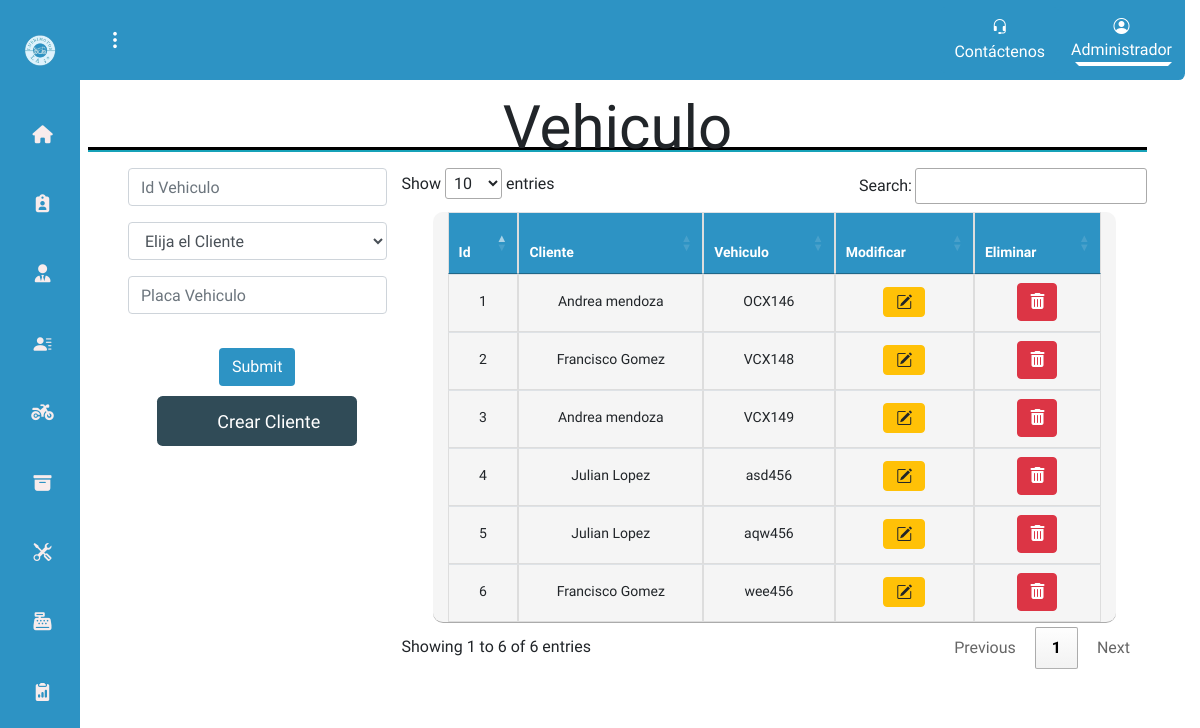
The app's page /?c=Vehiculo (signed in) with its own data.
### tables this page shows
CREATE TABLE IF NOT EXISTS VEHICULOS (
  id_vehiculo INT NOT NULL AUTO_INCREMENT,
  id_cliente INT NOT NULL,
  placa_vehiculo VARCHAR(6) NOT NULL,
  PRIMARY KEY (id_vehiculo),
  UNIQUE INDEX id_vehiculo_UNIQUE (id_vehiculo ASC),
  INDEX ind_vehiculos_clientes (id_cliente ASC),
  UNIQUE INDEX placa_vehiculo_UNIQUE (placa_vehiculo ASC),
  CONSTRAINT fk_vehiculo_cliente
    FOREIGN KEY (id_cliente)
    REFERENCES CLIENTES (id_cliente)
    ON DELETE CASCADE
    ON UPDATE CASCADE);

CREATE TABLE IF NOT EXISTS CLIENTES (
  id_cliente INT NOT NULL AUTO_INCREMENT,
  identificacion_cliente VARCHAR(10) NOT NULL,
  nombre_cliente VARCHAR(45) NULL,
  apellido_cliente VARCHAR(45) NULL,
  telefono_cliente VARCHAR(45) NULL,
  correo_cliente VARCHAR(45) NULL,
  PRIMARY KEY (id_cliente, identificacion_cliente),
  INDEX ind_cliente_personas (identificacion_cliente ASC),
  UNIQUE INDEX identificacion_cliente_UNIQUE (identificacion_cliente ASC));

### controllers/Vehiculo.php (called while the page is built, shortened)
<?php
    require_once "models/dao_model/Vehiculo_dao.php";
    class Vehiculo{
        private $vehiculoDao;
        public function __construct(){
            $this->vehiculoDao = new Vehiculo_dao;
        }
        public function index(){
            $verVehiculo = $this->vehiculoDao->verVehiculoDao();
                require_once "views/roles/admin/header_dash.php";
                require_once "views/modules/1_users/1_3_vehiculos/vehiculo.view.php";
                require_once "views/roles/admin/footer.php";
        }
    }
?>

### models/Database.php (called while the page is built)
<?php
class DataBase{
        private $host;
        private $user;
        private $db;
        private $pass;
        private $port;
        private $option;
        public function __construct(){
            $this->host="dbinfotec.mysql.database.azure.com";
            $this->port="3306";
			$this->user="admin_1";
			$this->pass="Infotec123*";
			$this->db="infotec";
            $this->option= array(
                PDO::MYSQL_ATTR_SSL_CA => 'assets\docs\Base de datos\Certificado_SSL\DigiCertGlobalRootCA.crt.pem'
            );
        }
        function connection(){
            try{
                $pdo = new PDO("mysql:host=".$this->host.";dbname=".$this->db.";port=".$this->port,$this->user,$this->pass,$this->option);
                $pdo->setAttribute(PDO::ATTR_ERRMODE, PDO::ERRMODE_EXCEPTION);
            } catch(PDOException $e) {
                echo "Connection failed: " . $e->getMessage();
                die();
            }
            return $pdo;
        }
    }
?>

### models/dao_model/Vehiculo_dao.php (called while the page is built, shortened)
<?php
    class Vehiculo_dao{
        private $pdo;
		public function __construct(){
            try {
				$db = new DataBase();
                $this->pdo = $db->connection();
			} catch (Exception $e) {
				die($e->getMessage());
			}
		}
        public function verVehiculoDao(){
            $sql = "SELECT v.id_vehiculo, v.placa_vehiculo, c.nombre_cliente, c.apellido_cliente FROM vehiculos v inner join clientes c on v.id_cliente=c.id_cliente";
            $resultado = $this->pdo->query($sql);
            $verVehiculo = $resultado->fetchAll();
            return $verVehiculo;
        }
    }
?>

### views/modules/1_users/1_3_vehiculos/vehiculo.view.php (the view, shortened to what this page needs)
<link rel="stylesheet" href="https://cdn.datatables.net/1.13.6/css/jquery.dataTables.min.css">
<body>
    <div class="container">
    <h1 class="titulos mt-1">Vehiculo</h1>
    <hr>
        <div class="row tablas">
            <div class="col-md-3">
                <form method="post" action="?c=Vehiculo" class="row g-3 needs-validation" novalidate>
                    <input type="text" class="form-control mb-3" name="id_vehiculo" placeholder="Id Vehiculo">
                    <select class="form-control mb-3" name="id_cliente" placeholder="Cliente" >
                    <option selected>Elija el Cliente</option>
                    </select>
                    <input type="text" class="form-control mb-3" name="placa_vehiculo" placeholder="Placa Vehiculo">
                    <div class="container">
                    </div>
                    <input type="submit" class="btn btn-enviar mt-2 ">
                </form>
                <div class="tamaño">
                    <td  class="text-center">
                        <a class="btn-otro btn-secondary" href="?c=Cliente"     style="border-top-width: 6px;margin-bottom: 5px;">
                            <i class="fas bi bi-person-lines-fill"></i>
                    <div class= "parrafo">Crear Cliente</div>
                    </a>
                    </td>
                </div>
            </div>
            <div class="div col-md-9">
                <table id="tablavehiculo" class="table justify-content-center col-11 ">
                    <thead>
                        <tr class="text-center">
                            <th scope="col">Id</th>
                            <th scope="col">Cliente</th>
                            <th scope="col">Vehiculo</th>
                            <?php if ($_SESSION['rol'] == 1 ){?>
                            <th scope="col">Modificar</th>
                            <th scope="col">Eliminar</th>
                            <?php }?>
                        </tr>
                    </thead>
                    <tbody>
                        <?php
                        foreach ($verVehiculo as $vehiculo){
                        ?>
                        <tr>
                            <td class="text-center">
                                 <?php echo $vehiculo['id_vehiculo']?>
                            <td class="text-center">
                                 <?php echo $vehiculo['nombre_cliente']?>  <?php echo $vehiculo['apellido_cliente']?>
                            </td>
                            <td class="text-center">
                                <?php echo $vehiculo['placa_vehiculo']?>
                            </td>
                            <?php if ($_SESSION['rol'] == 1 ){?>
                            <td class="text-center"><a class="btn btn-warning" href="?c=Vehiculo&a=editar_vehiculo& id_vehiculo=<?php echo $vehiculo['id_vehiculo']?>"><i class="bi bi-pencil-square"></i></a></td>
                            <td  class="text-center"><a class="btn btn-danger" href="?c=Vehiculo&a=eliminar_vehiculo& id_vehiculo=<?php echo $vehiculo['id_vehiculo']?>"><i class="fa fa-trash"></i></a></td>
                            </tr>
                            <?php }?>
                        <?php
                        }
                         ?>
                        </tbody>
            </div>
        </div>
    </div>
</body>

### index.php (shortened to what this page needs)
<?php
require_once "models/Database.php";
if (!isset($_REQUEST['c'])){
    require_once "controllers/Landing.php";
    $controller = new Landing;
    $controller->index();
}else {
    $controller = new $controller;
    $action = isset($_REQUEST['a']) ? $_REQUEST['a']: 'index';
    call_user_func(array($controller,$action));
}
?>

### views/roles/admin/header_dash.php (shortened to what this page needs)
<!DOCTYPE html>
<html lang="en">
<head>
	<link rel="stylesheet" href="assets/css/bootstrap.min.css">
	<link rel="stylesheet" href="https://cdn.jsdelivr.net/npm/bootstrap-icons@1.9.1/font/bootstrap-icons.css">
	<link rel="stylesheet" href="assets/css/styles-dashboard.css">
	<link href="https://cdn.datatables.net/v/bs5/dt-1.13.4/datatables.min.css" rel="stylesheet"/>
</head>
<body id="body">
		<nav class="navbar-expand-lg navbar-light nav navbar-nav navbar-right sticky-top d-flex justify-content-between" id="barra">
			<div class="bi bi-three-dots-vertical text-white " id="btn_open">
			</div>
			<div class="nav" id="navbarNavAltMarkup ">
				<div class="d-flex  barra_nav">
				  <a class="btn barra_nav_items" href="#"><i class="bi bi-headset "></i></i>Contáctenos</a>
				  <a class="btn dropdown-toggle barra_nav_items" type="button" data-toggle="dropdown" aria-expanded="false">
					<i class="bi bi-person-circle"></i><?php print($_SESSION['session'] ) ?>
				  </a>
				</div>
		</nav>
		<div class="menu_side" id="side_menu" >
			<div class="name_page">
				<img src="assets/img/logosinf.png" class="rounded">
			</div>
			<div class="options_menu" id="">
				<a href="?c=Dashboard">
					<div class="option">
						<i class= "fas fa-home" title="Inicio"></i>
						<h4 class="text-center">Inicio</h4>
					</div>
					</a>
					<?php if ($_SESSION['rol'] == 1 ){?>
				<a href="?c=Roles">
					<div class="option">
					<i class="fas fa-clipboard-user " title="Roles"></i>
					<h4>Roles</h4>
					</div>
				</a>
				<a href="?c=Usuario">
					<div class="option">
						<i class="fas fa-user-tie" title="Usuarios"></i>
					<h4>Usuarios</h4>
					</div>
				</a>
				<?php }?>
				<a href="?c=Cliente">
					<div class="option">
					<i class="bi bi-person-lines-fill" title="Clientes"></i>
					<h4>Clientes</h4>
					</div>
				</a>
				<a href="?c=Vehiculo">
					<div class="option">
					<i class="fas fa-motorcycle align-self-center" title="Vehiculos"></i>
					<h4>Vehiculos</h4>
					</div>
				</a>
				<a href="?c=Producto">
					<div class="option">
						<i class= "bi bi-archive-fill " title="Productos"></i>
						<h4>Productos</h4>
					</div>
				</a>
				<a href="?c=Servicio">
					<div class="option">
						<i class="bi bi-tools" title="Inventario"></i>
					<h4>Servicios</h4>
				</div>
				</a>
				<a href="?c=Factura">
					<div class="option">
						<i class="fas fa-cash-register" ></i>
					<h4>Compras</h4>
				</div>
				</a>
				<a href="#">
					<div class="option">
						<i class="bi bi-clipboard2-data-fill" title="Reportes"></i>
					<h4>Reportes</h4>
				</div>
				</a>
			</div>
		</div>
		<div class="row">
			<main class="col-12 p-2 m-0">

### views/roles/admin/footer.php (shortened to what this page needs)
</html>

### assets/css/styles-dashboard.css (style rules this page uses)
* { margin-right: 0; padding: 0; box-sizing: border-box; text-decoration: none; font-family: 'Roboto Condensed', sans-serif; }
html { min-width: 100wh; }
body { margin-left: 80px; transition: marging-left 300ms cubic-bezier(0.785, 0.135, 0.15, 0.86); margin-right: 15px; min-height: 100wh; background-position: center center; background-repeat:no-repeat ; background-size:cover ; }
main { display: flex; min-height: calc(100vh - 80px); }
nav { width: 100%; height: 80px; background: #2D93C4; display: flex; align-items: center; position: fixed; top: 0; border-bottom-right-radius: 0.40rem!important; }
.bi-three-dots-vertical { width: 50px; height: 100%; display: flex; justify-content: center; align-items: center; transform: translate(10px); font-size: 20px; cursor: pointer; }
.barra_nav { display: grid; grid-template-columns: repeat(4, 1fr); }
.barra_nav_items { display: grid; grid-template-rows: repeat(2, 1fr); background: #2D93C4; cursor: pointer; color: rgb(255, 255, 255); }
.btn-otro { color: #ffffff; text-decoration: none; background-color: #304b57; display: grid; grid-template-columns: repeat(2, 2fr); grid-template-columns: 30% 70%; border-radius: 0.35rem; width: 200px; }
.parrafo { display: flex; align-items: center; height: 50px ; font-size: 18px; }
.tamaño { margin-top: 10px; display: flex; align-content: center; justify-content: center; }
.menu_side { width: 80px; height: 100%; background: #2D93C4; position: fixed; top: 0; left: 0; color: rgb(255, 255, 255); font-size: 18px; z-index: 300; overflow: hidden; border-right: 20px solid #2D93C4; transition: all 300ms cubic-bezier(0.785, 0.135, 0.15, 0.86); }
.name_page { padding: 20px; display: flex; align-items: center; margin-top: 10px; }
.name_page img { width: 40px; margin-right: 20px; }
.options_menu { padding: 20px 30px; position: absolute; top: 80px; }
.options_menu a { color: rgb(248, 236, 236); cursor: default; display: block; position: relative; transition: color 300ms; text-decoration: none; }
.options_menu .option { padding: 20px 0px; display: flex; align-items: center; position: relative; }
.options_menu .option i { width: 25px; margin-right: 20px; cursor: pointer; }
.options_menu .option h4 { font-size: 18px; font-weight: 200; cursor: pointer; }
div.row { max-width: 100%; max-height: 100vh; }
.btn-enviar { background-color: #2D93C4; color: white; position: relative; display: flex; align-items: center; }
form div { padding-top: 10px; }
i.bi, i.fas { display: flex; align-items: center; justify-content: center; }
div.row { max-width: 100%; }
.row form { display: flex; justify-content: center; }
.titulos { display: flex; align-items: center; justify-content: center; font-size: 60px; }
hr { background-color: #17a2b8; border: none; border-top: 3px solid#000000; height: 2px; width: 100%; margin-top: -25PX; }
.tablas { display: flex; align-items: flex-start; justify-content: flex-start; align-content: stretch; flex-wrap: wrap; flex-direction: row; margin-left: 40px; }
table { background-color: #f5f5f5; width: 100%; font-size: 14px; text-align: left; margin-bottom: 20px; border-collapse: collapse; border-radius: 10px; overflow: hidden; }
th, td { border: 1px solid #ddd; padding: 8px; text-align: left; height: 40px; }
th { background-color: #2D93C4; color: #fff;; }

### records on screen
vehiculos: id_vehiculo "1", clientes.nombre_cliente "Andrea", clientes.apellido_cliente "mendoza", placa_vehiculo "OCX146"
vehiculos: id_vehiculo "2", clientes.nombre_cliente "Francisco", clientes.apellido_cliente "Gomez", placa_vehiculo "VCX148"
vehiculos: id_vehiculo "3", clientes.nombre_cliente "Andrea", clientes.apellido_cliente "mendoza", placa_vehiculo "VCX149"
vehiculos: id_vehiculo "4", clientes.nombre_cliente "Julian", clientes.apellido_cliente "Lopez", placa_vehiculo "asd456"
vehiculos: id_vehiculo "5", clientes.nombre_cliente "Julian", clientes.apellido_cliente "Lopez", placa_vehiculo "aqw456"
vehiculos: id_vehiculo "6", clientes.nombre_cliente "Francisco", clientes.apellido_cliente "Gomez", placa_vehiculo "wee456"

### other values on screen
$_SESSION['session'] "Administrador"
